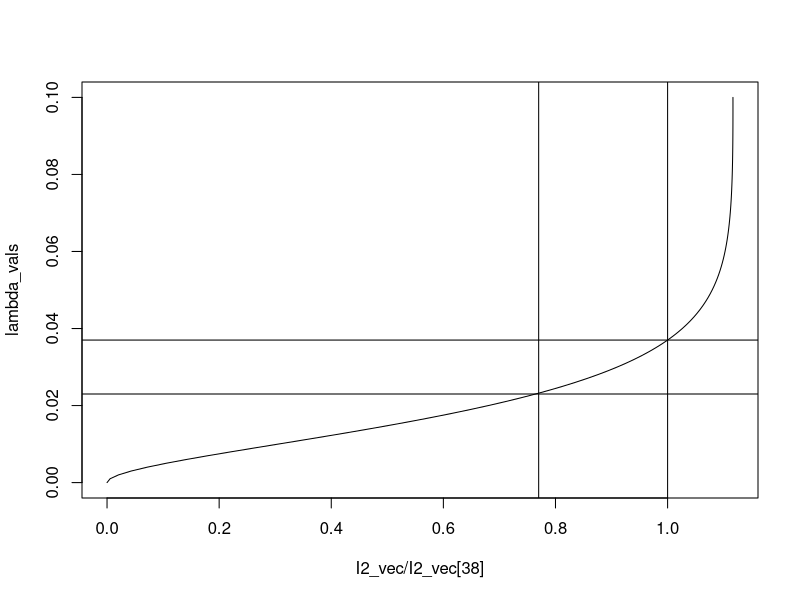

This figure's R source:
rm(list=ls())
# we want to recreate the dengue model

# we first create the four probabilities of infection 
getwd()
library(tidyverse)
library(data.table)

# Set parameters ----------------------------------------------------------

# Calculate lambda in Colombo

# probability first infection = 14.1%
# 0.141 <- 1-(1 - lambda)^4
# lambda = 0.037


#will remove last age
max_age <- 61
#will remove last year
years <- 2010:2110
N0 <- 1 # population size
no_infection <- N0
lambda <- rep(0.037, length=length(years))
P_D <- c(0.005, 0.05, 0.00001, 0.00001)

P_D_mat <- t(replicate(max_age,P_D))

# Initialise dataframe ----------------------------------------------------

col_names <- list(
               "S4",
               "S3",
               "S2",
               "S1",
               "S0",
               "I1",
               "I2",
               "I3",
               "I4",
               "D1",
               "D2",
               "D3",
               "D4",
               "total")

array_names <- vector("list", 3)
array_names[[1]] <- paste("year", years, sep="_")
array_names[[2]] <- paste("age", (1:(max_age+1) -1), sep="_")
array_names[[3]] <- col_names

# dims are year - age - outcomes
dengue <- array(data = 0,
                dim = c(length(years), max_age+1,length(col_names)),
                dimnames=array_names)


dengue[1,,"S4"] <- N0 # add 100 to S4 to each age group in first year
dengue[,1,"S4"] <- N0 # add 100 to S4 of 0 age group in all years (births)

dengue[1,,"total"] <- dengue[1,,"S4"] # add total to first year
dengue[,1,"total"] <- dengue[,1,"S4"] # add total to first age

# Populate dataframe ------------------------------------------------------

infection_probs <- function( lambda, max_age, P_D_mat, df, verbose=1 ){
  if(verbose==1){browser()}
  
  for (y in 1:(length(years)-1)) {

    # infection probabilities
    P_I0_I1 <- 1-(1 - lambda[y])^4
    P_I1_I2 <- 1-(1 - lambda[y])^3
    P_I2_I3 <- 1-(1 - lambda[y])^2
    P_I3_I4 <- 1-(1 - lambda[y])^1
    P_I4_I5 <- 0L
    
    # S4
    df[y+1, 1:max_age + 1 , "S4"] <- df[y, 1:max_age, "S4"] * (1-P_I0_I1) # probability of individual staying susceptible
    
    # S3
    df[y+1, 1:max_age + 1, "S3"] <- df[y, 1:max_age, "S4"] * (P_I0_I1) + # prob of people with first infection 
      (df[y, 1:max_age, "S3"] * (1-P_I1_I2) ) # probability of not getting a second infection
    
    # I1 (reminder: first infections occur during this year) - that's why there's no +1's
    df[y, 1:max_age, "I1"] <- df[y,1:max_age, "S4"] * (P_I0_I1)  # Number of new first infections
    
    # S2
    df[y+1, 1:max_age+1, "S2"] <- df[y, 1:max_age, "S3"] * (P_I1_I2) + # prob of people with second infection 
      df[y, 1:max_age, "S2"] * (1-P_I2_I3) # probability of not getting a third infection
    
    # I2
    df[y, 1:max_age, "I2"] <- df[y, 1:max_age, "S3"] * (P_I1_I2)   # Number of new second infections
    
    # S1
    df[y+1, 1:max_age+1, "S1"] <- df[y, 1:max_age, "S2"] * (P_I2_I3) + # prob of people with third infection 
      (df[y, 1:max_age, "S1"] * (1-P_I3_I4) ) # probability of not getting a fourth infection
    
    #I3
    df[y, 1:max_age, "I3"] <- df[y, 1:max_age, "S2"] * (P_I2_I3) # number of new third infections
    
    # S0
    df[y+1, 1:max_age+1, "S0"] <- df[y, 1:max_age, "S1"] * (P_I3_I4) + # prob of people with fourth infection 
      (df[y, 1:max_age, "S0"] * (1-P_I4_I5) ) # probability of not getting a fifth infection
    
    # I4
    df[y, 1:max_age, "I4"] <- df[y, 1:max_age, "S1"] * (P_I3_I4) # number of new fourth infections
    
    #calculate the total population across susceptible statuses
    df[y+1,1:max_age+1,"total"] <- rowSums(df[y+1,1:max_age+1,which(col_names %like% "S")])
    
    df[y,1:max_age,which(col_names %like% "D")] <- df[y,1:max_age,which(col_names %like% "I")]*
      P_D_mat
    
  } # ends year loop
  
  #removing last year and last age group
  df <- df[-length(years),,]
  df <- df[,-(max_age+1),]
  
  return(df)
}

###set baseline
dengue_baseline <- infection_probs( lambda = lambda, max_age = max_age, P_D_mat = P_D_mat, df = dengue, verbose = 0 )

col_names <- list(
  "S4",
  "S3",
  "S2",
  "S1",
  "S0",
  "I1",
  "I2",
  "I3",
  "I4",
  "D1",
  "D2",
  "D3",
  "D4",
  "total")

array_names <- vector("list", 3)
array_names[[1]] <- paste("year", years, sep="_")
array_names[[2]] <- paste("age", (1:(max_age+1) -1), sep="_")
array_names[[3]] <- col_names

# dims are year - age - outcomes
dengue <- array(data = 0,
                dim = c(length(years), max_age+1,length(col_names)),
                dimnames=array_names)

dengue[1,1:max_age,"S4"] <- dengue_baseline[100,,"S4"] # add equilibrium susc to S4 to each age group in first year
dengue[1,1:max_age,"S3"] <- dengue_baseline[100,,"S3"] # add equilibrium susc to S3 to each age group in first year
dengue[1,1:max_age,"S2"] <- dengue_baseline[100,,"S2"] # add equilibrium susc to S2 to each age group in first year
dengue[1,1:max_age,"S1"] <- dengue_baseline[100,,"S1"] # add equilibrium susc to S1 to each age group in first year
dengue[1,1:max_age,"S0"] <- dengue_baseline[100,,"S0"] # add equilibrium susc to S0 to each age group in first year

dengue[,1,"S4"] <- N0 # add 100 to S4 of 0 age group in all years (births)

dengue[1,,"total"] <- dengue[1,,"S4"] + dengue[1,,"S3"] +
  dengue[1,,"S2"] + dengue[1,,"S1"] + 
  dengue[1,,"S0"] # add total to first year
dengue[,1,"total"] <- dengue[,1,"S4"] # add total to first age

#-------------------------

lambda_vals <- seq(0, 0.1, by=0.001)
I2_vec <- numeric(length(lambda_vals))

AgeDist <- c(0.01518000, 0.01518000, 0.01518000, 0.01518000, 0.01518000, 0.01560000, 0.01560000, 0.01560000, 0.01560000, 0.01560000,
             0.01478000, 0.01478000, 0.01478000, 0.01478000, 0.01478000, 0.01617775, 0.01617775, 0.01617775, 0.01617775, 0.01617775,
             0.01506456, 0.01506456, 0.01506456, 0.01506456, 0.01506456, 0.01525617, 0.01525617, 0.01525617, 0.01525617, 0.01525617,
             0.01610475, 0.01610475, 0.01610475, 0.01610475, 0.01610475, 0.01383275, 0.01383275, 0.01383275, 0.01383275, 0.01383275)

AgeDist <- c(AgeDist, rep(AgeDist[length(AgeDist)],20))

for(i in 1:length(lambda_vals)){
  dengue_df <- infection_probs( lambda = rep(lambda_vals[i], length(years)), 
                                max_age = max_age, 
                                P_D_mat = P_D_mat, 
                                df = dengue, 
                                verbose = 0 )
  
  I2_vec[i] <- sum(AgeDist[1:30]*dengue_df[length(years)-1,1:30,"I2"])
  
}

#set 1 for each age group (not 100)
#multiply I2 by the number of children in each age group
#max age is 60

plot(x = I2_vec/I2_vec[38], y = lambda_vals, type = "l")
abline(v = 1.0)
abline(h = lambda_vals[38])
abline(v = 0.77)
abline(h = lambda_vals[24])



#divide I2_vec by the I2_vec val when lambda = 0.037

lambda_vals[38]

#passive surveillance (cases = I2*rho, solve for rho) -- entire pop
#we know lambda --> I2 --> find rho to go to cases (known)
#active surveillance (D1 + D2 + D3 + D4) -- entire pop
#tracking infections (I1 + I2, pick age range and number of years)

#goal - get to:
#in 1 year -- among 4-16 y/o, 0.053 experience first or second infection (on avg across age)
#^weighted average by age
#agedist*sum in line 240/(agedist)
#in 2 years -- among 4-16 y/o, 0.103 experience first or second infection (on avg across age)
# ^^^ p (probability of an event in the control group)
# ^^^ effect size will be 30% (1-0.3)*(0.103)
#1-(1-0.053)^(# years)

#normal-distributed
#null_mu +/- 1.96*(sd/(sqrt(n))) = 95% CI
#P(X_a > cutoff) = power (known)
#n = (z_alpha/2 + z_beta)^2/(delta^2)
#z_beta = z for power beta
#delta = mu_null - mu_alt (aka effect size)

#for cRCTS
#c = 1+(z_alpha/2 + z_beta)^2*((lambda_0 + lambda_A)/y + k^2(lambda_0 + lambda_A)^2) / (lambda_0 - lambda_A)^2
#c = clusters per arm
#y = number of people per cluster
#k = between-cluster coefficient of variation
# more clusters w/ fewer people is preferable if outcomes correlated within a cluster

#cRCTs for binary outcomes
#c = 1 + (z_alpha/2 + z_beta)^2((pi_0*(1-pi_0)))


#things to vary -- effect size, k, n, cluster
#k = 0.15

##other ideas -- imbalanced, by events
